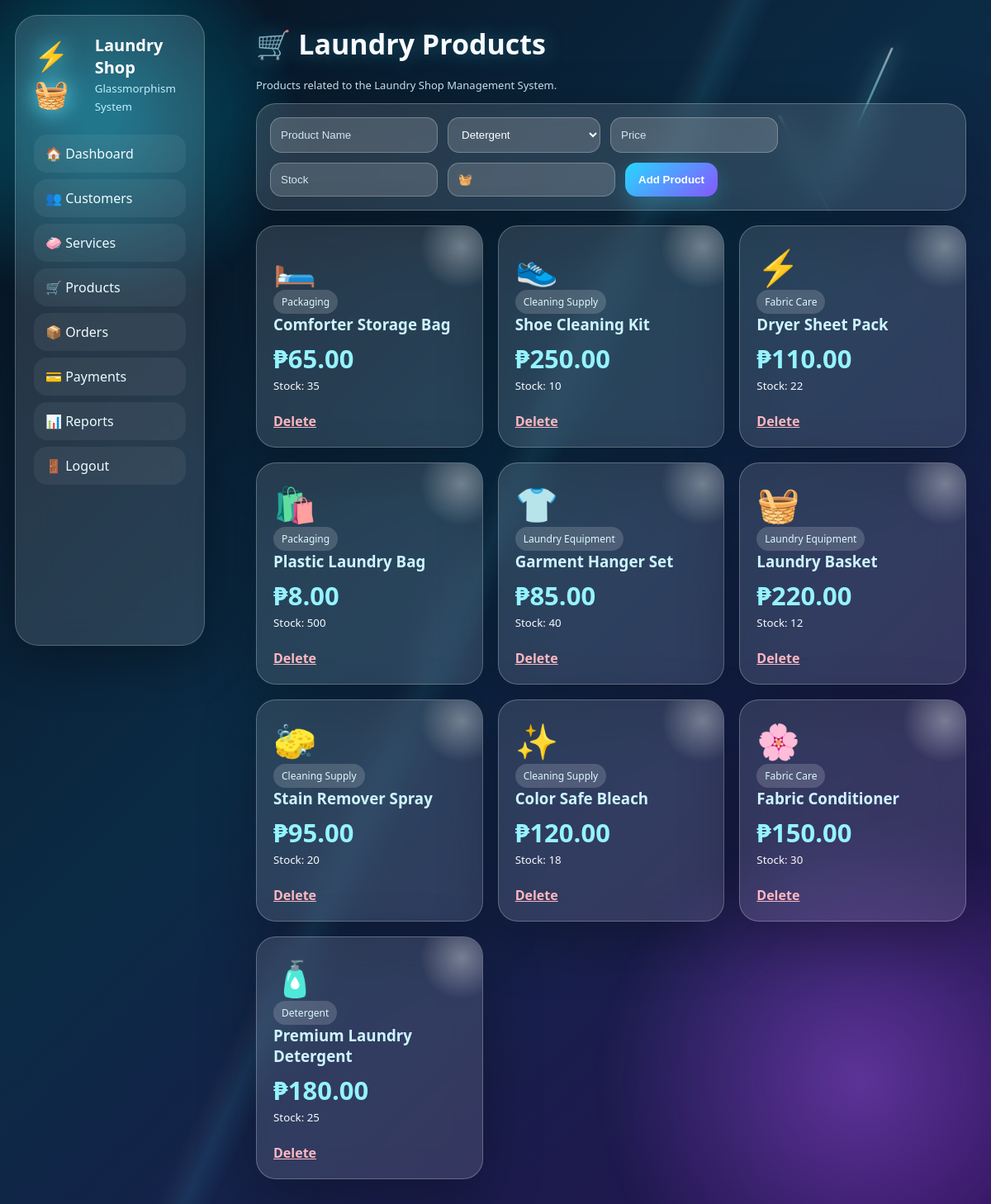
The page /products.php (signed in) on the database its author committed.
### tables this page shows
CREATE TABLE products (
  id INT AUTO_INCREMENT PRIMARY KEY,
  product_name VARCHAR(100) NOT NULL,
  category VARCHAR(100) NOT NULL,
  price DECIMAL(10,2) NOT NULL,
  stock INT NOT NULL DEFAULT 0,
  icon VARCHAR(20) DEFAULT '🧺',
  created_at TIMESTAMP DEFAULT CURRENT_TIMESTAMP
);

### products.php (the view, shortened to what this page needs)
<?php include 'config.php'; include 'header.php';
?>
<h1>🛒 Laundry Products</h1>
<p class="small">Products related to the Laundry Shop Management System.</p>
<form method="POST" class="form-row">
    <input name="product_name" placeholder="Product Name" required>
    <select name="category" required>
        <option value="Detergent">Detergent</option>
    </select>
    <input type="number" step="0.01" name="price" placeholder="Price" required>
    <input type="number" name="stock" placeholder="Stock" required>
    <input name="icon" placeholder="Icon/Emoji" value="🧺" required>
    <button name="add">Add Product</button>
</form>
<div class="product-grid" style="margin-top:18px">
<?php $res = mysqli_query($conn, "SELECT * FROM products ORDER BY id DESC"); while($row=mysqli_fetch_assoc($res)): ?>
<div class="card product-card">
    <div class="emoji"><?php echo $row['icon']; ?></div>
    <span class="tag"><?php echo $row['category']; ?></span>
    <h3><?php echo $row['product_name']; ?></h3>
    <p class="price">₱<?php echo number_format($row['price'],2); ?></p>
    <small>Stock: <?php echo $row['stock']; ?></small><br><br>
    <a class="danger" href="?delete=<?php echo $row['id']; ?>" onclick="return confirm('Delete product?')">Delete</a>
</div>
<?php endwhile; ?>
</div>
<?php include 'footer.php'; ?>

### style.css (style rules this page uses)
* { box-sizing:border-box }
body { font-family:'Segoe UI',Arial,sans-serif;margin:0;min-height:100vh;color:#f8fbff;background:linear-gradient(135deg,#07111f,#0b2b45 45%,#271052);overflow-x:hidden }
body:before,body:after { content:"";position:fixed;inset:auto;pointer-events:none;z-index:-1 }
body:before { width:520px;height:520px;left:-140px;top:-120px;background:radial-gradient(circle,rgba(0,217,255,.45),transparent 65%);filter:blur(8px) }
body:after { width:680px;height:680px;right:-180px;bottom:-190px;background:radial-gradient(circle,rgba(178,92,255,.42),transparent 65%);filter:blur(10px) }
a { color:#dff8ff }
.login-box,.card,.form-row,.box-form,table,.hero,.panel { background:rgba(255,255,255,.12);border:1px solid rgba(255,255,255,.25);box-shadow:0 22px 70px rgba(0,0,0,.28);backdrop-filter:blur(18px);-webkit-backdrop-filter:blur(18px);border-radius:24px }
.login-box input,.form-row input,.form-row select,.box-form input,.box-form select { border:1px solid rgba(255,255,255,.25);background:rgba(255,255,255,.16);color:#fff;outline:none }
.login-box input::placeholder,.form-row input::placeholder { color:#d4e5ef }
.login-box button,.btn,button { background:linear-gradient(135deg,#27d7ff,#8757ff);color:white;border:0;border-radius:14px;cursor:pointer;text-decoration:none;padding:12px 16px;font-weight:700;box-shadow:0 10px 25px rgba(39,215,255,.22) }
.top-title h1,h1 { font-size:34px;margin:0 0 18px;text-shadow:0 0 25px rgba(86,232,255,.35) }
.card { padding:22px;position:relative;overflow:hidden }
.card:before { content:"";position:absolute;right:-30px;top:-30px;width:110px;height:110px;background:radial-gradient(circle,rgba(255,255,255,.35),transparent 65%) }
.card h3 { margin:0;color:#cdf5ff }
.card p { font-size:31px;font-weight:800;margin:8px 0 0 }
.product-grid { display:grid;grid-template-columns:repeat(auto-fit,minmax(220px,1fr));gap:18px }
.product-card { padding:20px }
.product-card .emoji { font-size:42px }
.price { font-size:24px;font-weight:800;color:#95f3ff }
.tag { display:inline-block;padding:6px 10px;border-radius:999px;background:rgba(255,255,255,.16);color:#dbf8ff;font-size:12px }
.form-row { display:flex;gap:12px;flex-wrap:wrap;padding:16px }
.form-row input,.form-row select { padding:12px;min-width:185px;border-radius:14px }
.danger { color:#ffb7c0;font-weight:700 }
.small { font-size:13px;color:#c8e6ef }

### rows shown on the page
products: icon "🛏️", category "Packaging", product_name "Comforter Storage Bag", price "65.00", stock "35"
products: icon "👟", category "Cleaning Supply", product_name "Shoe Cleaning Kit", price "250.00", stock "10"
products: icon "⚡", category "Fabric Care", product_name "Dryer Sheet Pack", price "110.00", stock "22"
products: icon "🛍️", category "Packaging", product_name "Plastic Laundry Bag", price "8.00", stock "500"
products: icon "👕", category "Laundry Equipment", product_name "Garment Hanger Set", price "85.00", stock "40"
products: icon "🧺", category "Laundry Equipment", product_name "Laundry Basket", price "220.00", stock "12"
products: icon "🧽", category "Cleaning Supply", product_name "Stain Remover Spray", price "95.00", stock "20"
products: icon "✨", category "Cleaning Supply", product_name "Color Safe Bleach", price "120.00", stock "18"
products: icon "🌸", category "Fabric Care", product_name "Fabric Conditioner", price "150.00", stock "30"
products: icon "🧴", category "Detergent", product_name "Premium Laundry Detergent", price "180.00", stock "25"
